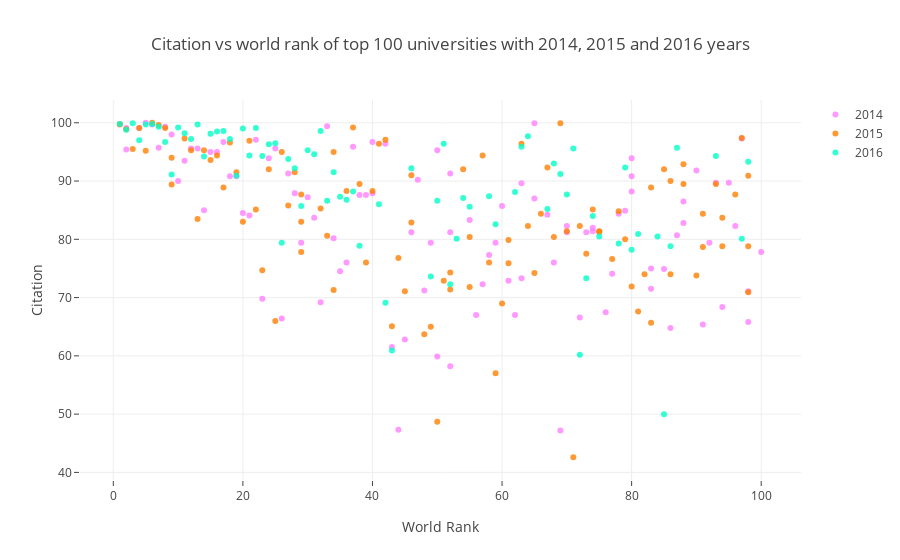

Write notebook code for a chart like this one.
### Markdown cell above
## Scatter plots

### Code cell
configure_plotly_browser_state()

# prepare data frames
df2014 = timesData[timesData.year == 2014].iloc[:100,:]
df2015 = timesData[timesData.year == 2015].iloc[:100,:]
df2016 = timesData[timesData.year == 2016].iloc[:100,:]
# import graph objects as "go"
import plotly.graph_objs as go
# creating trace1
trace1 =go.Scatter(
                    x = df2014.world_rank,
                    y = df2014.citations,
                    mode = "markers",
                    name = "2014",
                    marker = dict(color = 'rgba(255, 128, 255, 0.8)'),
                    text= df2014.university_name)
# creating trace2
trace2 =go.Scatter(
                    x = df2015.world_rank,
                    y = df2015.citations,
                    mode = "markers",
                    name = "2015",
                    marker = dict(color = 'rgba(255, 128, 2, 0.8)'),
                    text= df2015.university_name)
# creating trace3
trace3 =go.Scatter(
                    x = df2016.world_rank,
                    y = df2016.citations,
                    mode = "markers",
                    name = "2016",
                    marker = dict(color = 'rgba(0, 255, 200, 0.8)'),
                    text= df2016.university_name)
data = [trace1, trace2, trace3]
layout = dict(title = 'Citation vs world rank of top 100 universities with 2014, 2015 and 2016 years',
              xaxis= dict(title= 'World Rank',ticklen= 5,zeroline= False),
              yaxis= dict(title= 'Citation',ticklen= 5,zeroline= False)
             )
fig = dict(data = data, layout = layout)
iplot(fig)

### Figure 1 — Plotly figure (JSON) as saved in the notebook; plotly's stock layout.template omitted (floating-point values rounded to 4 significant figures)
{"data": [{"uid": "e72e5636-cea4-4fa6-9db2-d5985a724bc3", "text": ["California Institute of Technology", "Harvard University", "University of Oxford", "Stanford University", "Massachusetts Institute of Technology", "Princeton University", "University of Cambridge", "University of California, Berkeley", "University of Chicago", "Imperial College London", "Yale University", "University of California, Los Angeles", "Columbia University", "ETH Zurich – Swiss Federal Institute of Technology Zurich", "Johns Hopkins University", "University of Pennsylvania", "Duke University", "University of Michigan", "Cornell University", "University of Toronto", "University College London", "Northwestern University", "University of Tokyo", "Carnegie Mellon University", "University of Washington", "National University of Singapore", "University of Texas at Austin", "Georgia Institute of Technology", "University of Illinois at Urbana-Champaign", "University of Wisconsin-Madison", "University of British Columbia", "London School of Economics and Political Science", "University of California, Santa Barbara", "University of Melbourne", "McGill University", "Karolinska Institute", "École Polytechnique Fédérale de Lausanne", "King’s College London", "University of Edinburgh", "New York University", "University of California, San Diego", "Washington University in St Louis", "University of Hong Kong", "Seoul National University", "Peking University", "University of Minnesota", "University of North Carolina at Chapel Hill", "Australian National University", "Pennsylvania State University", "Boston University", "Tsinghua University", "Brown University", "Kyoto University", "University of California, Davis", "LMU Munich", "Korea Advanced Institute of Science and Technology (KAIST)", "Hong Kong University of Science and Technology", "University of Manchester", "Ohio State University", "Pohang University of Science and Technology", "KU Leuven", "Purdue University", "The University of Queensland", "University of Göttingen", "Rice University", "École Normale Supérieure", "Leiden University", "Heidelberg University", "Delft University of Technology", "University of Southern California", "École Polytechnique", "University of Sydney", "Erasmus University Rotterdam", "University of Basel", "Utrecht University", "Nanyang Technological University", "Wageningen University and Research Center", "University of Pittsburgh", "University of Bristol", "Durham University", "Emory University", "Tufts University", "Michigan State University", "University of Amsterdam", "Ghent University", "Free University of Berlin", "Technical University of Munich", "Case Western Reserve University", "Vanderbilt University", "University of Notre Dame", "Monash University", "McMaster University", "University of California, Irvine", "Humboldt University of Berlin", "University of Rochester", "Pierre and Marie Curie University", "University of Colorado Boulder", "Maastricht University", "University of Groningen", "University of Helsinki"], "y": [99.8, 99.1, 95.4, 99.1, 100, 99.7, 95.7, 99.3, 98, 90, 93.5, 95.6, 95.6, 85, 95, 95, 96.7, 90.8, 90.8, 84.5, 84.1, 97.1, 69.8, 93.9, 95.6, 66.4, 91.3, 87.9, 79.4, 87.2, 83.7, 69.2, 99.4, 80.2, 74.5, 76, 95.9, 87.6, 87.6, 87.9, 96.7, 96.4, 61.5, 47.3, 62.8, 81.2, 90.2, 71.2, 79.4, 95.3, 59.9, 91.3, 58.2, 81.2, 83.3, 67, 72.3, 77.3, 79.4, 85.7, 72.9, 67, 73.3, 89.6, 99.9, 87, 84.2, 76, 47.2, 81.2, 82.3, 66.6, 81.2, 81.4, 82, 67.5, 74.1, 84.4, 84.9, 88.2, 90.8, 93.9, 71.5, 75, 74.9, 64.8, 80.7, 82.8, 86.5, 91.8, 65.4, 79.4, 89.7, 68.4, 89.7, 82.3, 97.3, 65.8, 71.1, 77.8], "mode": "markers", "marker": {"color": "rgba(255, 128, 255, 0.8)"}, "x": ["1", "2", "2", "4", "5", "6", "7", "8", "9", "10", "11", "12", "13", "14", "15", "16", "17", "18", "19", "20", "21", "22", "23", "24", "25", "26", "27", "28", "29", "30", "31", "32", "33", "34", "35", "36", "37", "38", "39", "40", "40", "42", "43", "44", "45", "46", "47", "48", "49", "50", "50", "52", "52", "52", "55", "56", "57", "58", "59", "60", "61", "62", "63", "63", "65", "65", "67", "68", "69", "70", "70", "72", "73", "74", "74", "76", "77", "78", "79", "80", "80", "80", "83", "83", "85", "86", "87", "88", "88", "90", "91", "92", "93", "94", "95", "96", "97", "98", "98", "100"], "type": "scatter", "name": "2014"}, {"uid": "2bab365a-cca6-4c9f-9a5a-df5dfa630401", "text": ["California Institute of Technology", "Harvard University", "University of Oxford", "Stanford University", "University of Cambridge", "Massachusetts Institute of Technology", "Princeton University", "University of California, Berkeley", "Imperial College London", "Yale University", "University of Chicago", "University of California, Los Angeles", "ETH Zurich – Swiss Federal Institute of Technology Zurich", "Columbia University", "Johns Hopkins University", "University of Pennsylvania", "University of Michigan", "Duke University", "Cornell University", "University of Toronto", "Northwestern University", "University College London", "University of Tokyo", "Carnegie Mellon University", "National University of Singapore", "University of Washington", "Georgia Institute of Technology", "University of Texas at Austin", "LMU Munich", "University of Illinois at Urbana-Champaign", "University of Wisconsin-Madison", "University of British Columbia", "University of Melbourne", "London School of Economics and Political Science", "École Polytechnique Fédérale de Lausanne", "University of Edinburgh", "University of California, Santa Barbara", "New York University", "McGill University", "King’s College London", "University of California, San Diego", "Washington University in St Louis", "University of Hong Kong", "Karolinska Institute", "Australian National University", "University of Minnesota", "University of North Carolina at Chapel Hill", "Peking University", "Tsinghua University", "Seoul National University", "Hong Kong University of Science and Technology", "Korea Advanced Institute of Science and Technology (KAIST)", "University of Manchester", "Brown University", "KU Leuven", "University of California, Davis", "Boston University", "Pennsylvania State University", "Kyoto University", "University of Sydney", "Nanyang Technological University", "École Polytechnique", "Scuola Normale Superiore di Pisa", "Leiden University", "The University of Queensland", "Pohang University of Science and Technology", "University of Göttingen", "Ohio State University", "Rice University", "Heidelberg University", "Delft University of Technology", "Erasmus University Rotterdam", "Wageningen University and Research Center", "University of Bristol", "University of Basel", "University of Southern California", "University of Amsterdam", "École Normale Supérieure", "Utrecht University", "Humboldt University of Berlin", "Free University of Berlin", "Michigan State University", "Durham University", "Monash University", "Middle East Technical University", "University of Arizona", "University of Notre Dame", "Tufts University", "University of California, Irvine", "Ghent University", "University of Massachusetts", "University of Pittsburgh", "Emory University", "McMaster University", "University of Glasgow", "Vanderbilt University", "University of Colorado Boulder", "Stockholm University", "Technical University of Munich", "Uppsala University"], "y": [99.7, 98.9, 95.5, 99.1, 95.2, 100, 99.6, 99.1, 89.4, 94, 97.3, 95.3, 83.5, 95.3, 93.6, 94.4, 88.9, 96.6, 91.5, 83, 96.9, 85.1, 74.7, 92, 66, 95, 85.8, 91.5, 83, 77.8, 87.7, 85.3, 80.6, 71.3, 95, 88.3, 99.2, 89.5, 76, 88.3, 96.4, 97.1, 65.1, 76.8, 71.1, 82.9, 91, 63.7, 65, 48.7, 72.9, 71.4, 74.3, 92, 71.8, 80.4, 94.4, 76, 57, 69, 75.9, 79.9, 96.4, 82.3, 74.2, 84.4, 92.3, 80.4, 99.9, 81.4, 42.6, 82.3, 77.5, 85.1, 81.4, 81.3, 76.6, 84.8, 80, 71.9, 67.6, 74, 88.9, 65.7, 92, 74, 90, 92.9, 89.5, 73.8, 78.7, 84.4, 89.5, 78.8, 83.7, 87.7, 97.4, 90.9, 78.8, 70.9], "mode": "markers", "marker": {"color": "rgba(255, 128, 2, 0.8)"}, "x": ["1", "2", "3", "4", "5", "6", "7", "8", "9", "9", "11", "12", "13", "14", "15", "16", "17", "18", "19", "20", "21", "22", "23", "24", "25", "26", "27", "28", "29", "29", "29", "32", "33", "34", "34", "36", "37", "38", "39", "40", "41", "42", "43", "44", "45", "46", "46", "48", "49", "50", "51", "52", "52", "54", "55", "55", "57", "58", "59", "60", "61", "61", "63", "64", "65", "66", "67", "68", "69", "70", "71", "72", "73", "74", "75", "75", "77", "78", "79", "80", "81", "82", "83", "83", "85", "86", "86", "88", "88", "90", "91", "91", "93", "94", "94", "96", "97", "98", "98", "98"], "type": "scatter", "name": "2015"}, {"uid": "e1497906-0ae5-4ef3-8257-8ef024da6a50", "text": ["California Institute of Technology", "University of Oxford", "Stanford University", "University of Cambridge", "Massachusetts Institute of Technology", "Harvard University", "Princeton University", "Imperial College London", "ETH Zurich – Swiss Federal Institute of Technology Zurich", "University of Chicago", "Johns Hopkins University", "Yale University", "University of California, Berkeley", "University College London", "Columbia University", "University of California, Los Angeles", "University of Pennsylvania", "Cornell University", "University of Toronto", "Duke University", "University of Michigan", "Carnegie Mellon University", "London School of Economics and Political Science", "University of Edinburgh", "Northwestern University", "National University of Singapore", "King’s College London", "Karolinska Institute", "LMU Munich", "New York University", "École Polytechnique Fédérale de Lausanne", "University of Washington", "University of Melbourne", "University of British Columbia", "KU Leuven", "University of Illinois at Urbana-Champaign", "Heidelberg University", "McGill University", "University of California, San Diego", "University of California, Santa Barbara", "Georgia Institute of Technology", "Peking University", "University of Tokyo", "University of California, Davis", "University of Hong Kong", "University of Texas at Austin", "Tsinghua University", "Wageningen University and Research Center", "Humboldt University of Berlin", "University of Wisconsin-Madison", "Brown University", "Australian National University", "Technical University of Munich", "École Normale Supérieure", "Nanyang Technological University", "University of Manchester", "University of Sydney", "University of Amsterdam", "Hong Kong University of Science and Technology", "The University of Queensland", "Washington University in St Louis", "Utrecht University", "University of North Carolina at Chapel Hill", "Boston University", "Delft University of Technology", "University of Minnesota", "Leiden University", "University of Southern California", "University of Bristol", "Durham University", "Erasmus University Rotterdam", "Free University of Berlin", "Monash University", "University of Groningen", "Pennsylvania State University", "University of Glasgow", "University of Helsinki", "University of Tübingen", "University of Pittsburgh", "University of Warwick", "Uppsala University", "University of Copenhagen", "University of New South Wales", "University of Freiburg", "Seoul National University", "University of St Andrews", "Vanderbilt University", "Kyoto University", "Maastricht University", "Emory University", "Lund University", "Ohio State University", "University of Exeter", "University of Bonn", "Georgetown University", "McMaster University", "University of Sheffield", "Queen Mary University of London", "University of Göttingen", "Michigan State University"], "y": [99.8, 98.8, 99.9, 97, 99.7, 99.8, 99.3, 96.7, 91.1, 99.2, 98.2, 97.2, 99.7, 94.2, 98.1, 98.5, 98.6, 97.2, 90.9, 99, 94.4, 99.1, 94.3, 96.3, 96.5, 79.4, 93.8, 92.2, 85.7, 95.3, 94.6, 98.6, 86.6, 91.5, 87.3, 86.8, 88.2, 78.9, 98.7, 99.2, 86, 69.1, 60.9, 84.3, 70.1, 92.2, 58.8, 87.8, 73.6, 86.6, 96.4, 72.3, 80.1, 87.1, 85.6, 77.3, 77.5, 87.4, 82.6, 82.4, 99.2, 88.1, 95.9, 97.7, 61.5, 88, 85.2, 93, 91.2, 87.7, 95.6, 60.2, 73.3, 84, 80.5, 92.3, 82.1, 79.3, 92.3, 78.2, 80.9, 86.2, 82.1, 80.5, 50, 78.8, 95.7, 46.6, 82.7, 96.7, 81.3, 83.2, 94.3, 85.3, 82.5, 84.9, 80.1, 93.3, 72.7, 76.8], "mode": "markers", "marker": {"color": "rgba(0, 255, 200, 0.8)"}, "x": ["1", "2", "3", "4", "5", "6", "7", "8", "9", "10", "11", "12", "13", "14", "15", "16", "17", "18", "19", "20", "21", "22", "23", "24", "25", "26", "27", "28", "29", "30", "31", "32", "33", "34", "35", "36", "37", "38", "=39", "=39", "41", "42", "43", "=44", "=44", "46", "=47", "=47", "49", "50", "51", "52", "53", "54", "55", "=56", "=56", "58", "59", "=60", "=60", "62", "63", "64", "=65", "=65", "67", "68", "69", "70", "71", "72", "73", "74", "75", "=76", "=76", "78", "79", "80", "81", "=82", "=82", "84", "85", "86", "87", "=88", "=88", "=90", "=90", "=90", "93", "=94", "=94", "=94", "97", "98", "=99", "=99"], "type": "scatter", "name": "2016"}], "layout": {"yaxis": {"zeroline": false, "ticklen": 5, "title": {"text": "Citation"}}, "xaxis": {"zeroline": false, "ticklen": 5, "title": {"text": "World Rank"}}, "title": {"text": "Citation vs world rank of top 100 universities with 2014, 2015 and 2016 years"}}}
